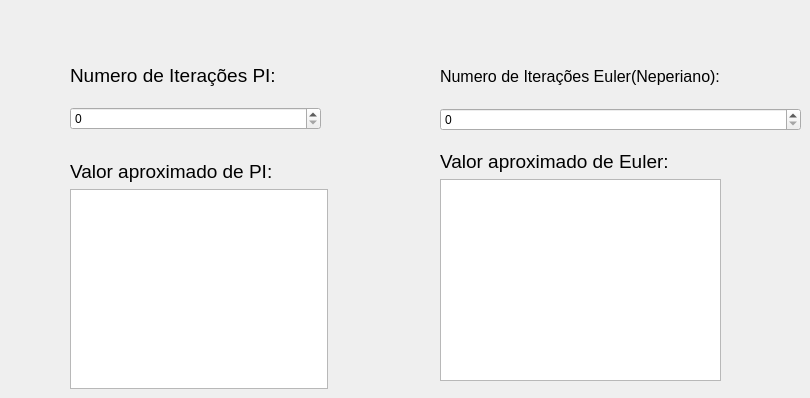
   <widget class="QWidget" name="tabConstante">
    <attribute name="title">
     <string>Constante</string>
    </attribute>
    <widget class="QWidget" name="verticalLayoutWidget_4">
     <property name="geometry">
      <rect>
       <x>70</x>
       <y>50</y>
       <width>251</width>
       <height>80</height>
      </rect>
     </property>
     <layout class="QVBoxLayout" name="verticalLayout_4">
      <item>
       <widget class="QLabel" name="label_6">
        <property name="font">
         <font>
          <pointsize>14</pointsize>
         </font>
        </property>
        <property name="text">
         <string>Numero de Iterações PI:</string>
        </property>
       </widget>
      </item>
      <item>
       <widget class="QSpinBox" name="EntradaPI"/>
      </item>
     </layout>
    </widget>
    <widget class="QWidget" name="verticalLayoutWidget_5">
     <property name="geometry">
      <rect>
       <x>70</x>
       <y>160</y>
       <width>258</width>
       <height>229</height>
      </rect>
     </property>
     <layout class="QVBoxLayout" name="verticalLayout_5">
      <item>
       <widget class="QLabel" name="label_8">
        <property name="font">
         <font>
          <pointsize>14</pointsize>
         </font>
        </property>
        <property name="text">
         <string>Valor aproximado de PI:</string>
        </property>
       </widget>
      </item>
      <item>
       <widget class="QTextBrowser" name="ResultadoPI">
        <property name="sizePolicy">
         <sizepolicy hsizetype="Minimum" vsizetype="Minimum">
          <horstretch>0</horstretch>
          <verstretch>20</verstretch>
         </sizepolicy>
        </property>
       </widget>
      </item>
     </layout>
    </widget>
    <widget class="QWidget" name="verticalLayoutWidget_6">
     <property name="geometry">
      <rect>
       <x>440</x>
       <y>50</y>
       <width>361</width>
       <height>81</height>
      </rect>
     </property>
     <layout class="QVBoxLayout" name="verticalLayout_6">
      <item>
       <widget class="QLabel" name="label_7">
        <property name="font">
         <font>
          <pointsize>12</pointsize>
         </font>
        </property>
        <property name="text">
         <string>Numero de Iterações Euler(Neperiano):</string>
        </property>
       </widget>
      </item>
      <item>
       <widget class="QSpinBox" name="EntradaEuler"/>
      </item>
     </layout>
    </widget>
    <widget class="QWidget" name="verticalLayoutWidget_7">
     <property name="geometry">
      <rect>
       <x>440</x>
       <y>150</y>
       <width>281</width>
       <height>231</height>
      </rect>
     </property>
     <layout class="QVBoxLayout" name="verticalLayout_7">
      <item>
       <widget class="QLabel" name="label_9">
        <property name="font">
         <font>
          <pointsize>14</pointsize>
         </font>
        </property>
        <property name="text">
         <string>Valor aproximado de Euler:</string>
        </property>
       </widget>
      </item>
      <item>
       <widget class="QTextBrowser" name="ResultadoEuler"/>
      </item>
     </layout>
    </widget>
   </widget>
